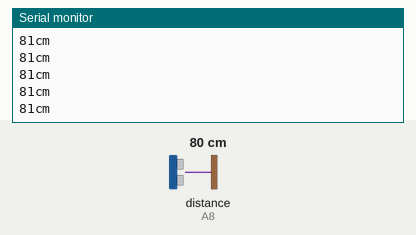
This sketch was run on a simulated Arduino Mega 2560, built with avr-gcc and run on an emulated ATmega2560. Shown: the last lines printed to the serial monitor. The test bench sets the inputs (shaded band); at power-on: distance to the obstacle (sensor on A8) 80 cm. The echo pulse lasts 58.3 µs per cm.

Above: at 1.2 s.
1.3 s: distance to the obstacle (sensor on A8) set to 2 cm
At 1.7 s:
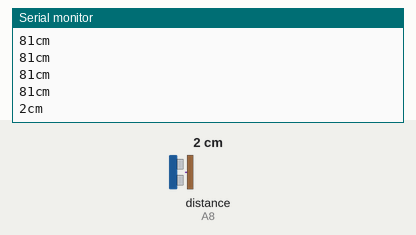
2.8 s: distance to the obstacle (sensor on A8) set to 4 cm
At 2.85 s:
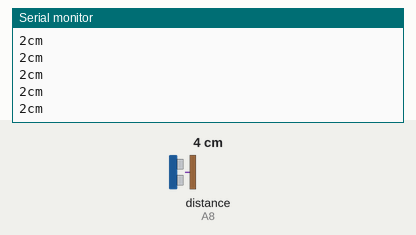
Timing chart, 0 to 5.8 s (numbered marks = the images above; inputs shaded):
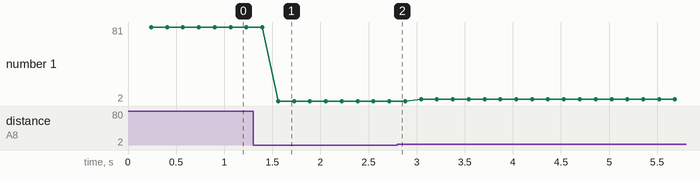

Measured:
- after the input at 1.3 s, the serial monitor: prints a new line after 0.26 s (image 1)
- plotted number 1: 81 → 2 after the input at 1.3 s, 2 → 4 after the input at 2.8 s

The sketch:

NewPingMedian.ino
```cpp
// ---------------------------------------------------------------------------
// Calculate a ping median using the ping_timer() method.
// ---------------------------------------------------------------------------

#include <NewPing.h>

#define ITERATIONS     5 // Number of iterations.
#define TRIGGER_PIN   A9 // Arduino pin tied to trigger pin on ping sensor.
#define ECHO_PIN      A8 // Arduino pin tied to echo pin on ping sensor.
#define MAX_DISTANCE 200 // Maximum distance (in cm) to ping.
#define PING_INTERVAL 33 // Milliseconds between sensor pings (29ms is about the min to avoid cross-sensor echo).

unsigned long pingTimer[ITERATIONS]; // Holds the times when the next ping should happen for each iteration.
unsigned int cm[ITERATIONS];         // Where the ping distances are stored.
uint8_t currentIteration = 0;        // Keeps track of iteration step.

NewPing sonar(TRIGGER_PIN, ECHO_PIN, MAX_DISTANCE); // NewPing setup of pins and maximum distance.

void setup() {
  Serial.begin(115200);
  pingTimer[0] = millis() + 75;            // First ping starts at 75ms, gives time for the Arduino to chill before starting.
  for (uint8_t i = 1; i < ITERATIONS; i++) // Set the starting time for each iteration.
    pingTimer[i] = pingTimer[i - 1] + PING_INTERVAL;
}

void loop() {
  for (uint8_t i = 0; i < ITERATIONS; i++) { // Loop through all the iterations.
    if (millis() >= pingTimer[i]) {          // Is it this iteration's time to ping?
      pingTimer[i] += PING_INTERVAL * ITERATIONS; // Set next time this sensor will be pinged.
      if (i == 0 && currentIteration == ITERATIONS - 1) oneSensorCycle(); // Sensor ping cycle complete, do something with the results.
      sonar.timer_stop();          // Make sure previous timer is canceled before starting a new ping (insurance).
      currentIteration = i;        // Sensor being accessed.
      cm[currentIteration] = 0;    // Make distance zero in case there's no ping echo for this iteration.
      sonar.ping_timer(echoCheck); // Do the ping (processing continues, interrupt will call echoCheck to look for echo).
    }
  }
  // Other code that *DOESN'T* analyze ping results can go here.
}

void echoCheck() { // If ping received, set the sensor distance to array.
  if (sonar.check_timer())
    cm[currentIteration] = sonar.ping_result / US_ROUNDTRIP_CM;
}

void oneSensorCycle() { // All iterations complete, calculate the median.
  unsigned int uS[ITERATIONS];
  uint8_t j, it = ITERATIONS;
  uS[0] = NO_ECHO;
  for (uint8_t i = 0; i < it; i++) { // Loop through iteration results.
    if (cm[i] != NO_ECHO) { // Ping in range, include as part of median.
      if (i > 0) {          // Don't start sort till second ping.
        for (j = i; j > 0 && uS[j - 1] < cm[i]; j--) // Insertion sort loop.
          uS[j] = uS[j - 1];                         // Shift ping array to correct position for sort insertion.
      } else j = 0;         // First ping is sort starting point.
      uS[j] = cm[i];        // Add last ping to array in sorted position.
    } else it--;            // Ping out of range, skip and don't include as part of median.
  }
  Serial.print(uS[it >> 1]);
  Serial.println("cm");
}
```
